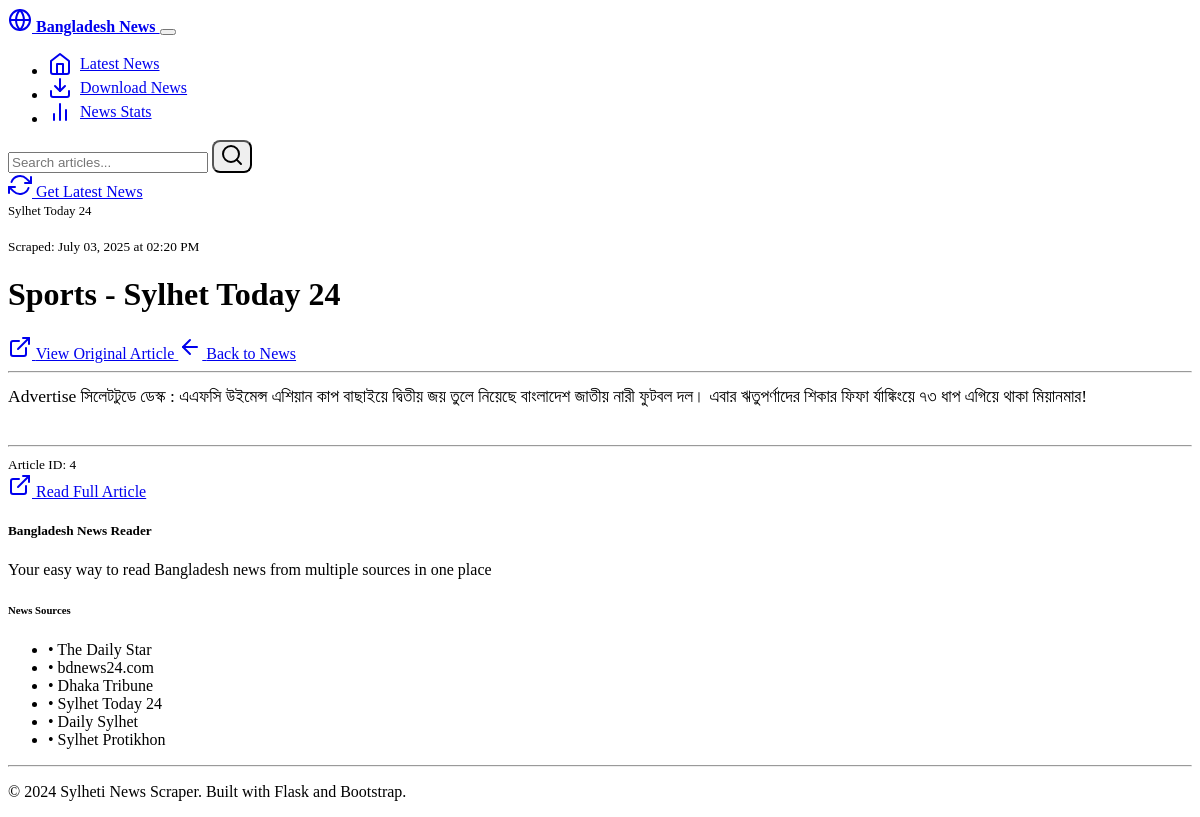
Page /article/4 on the earlier database version.
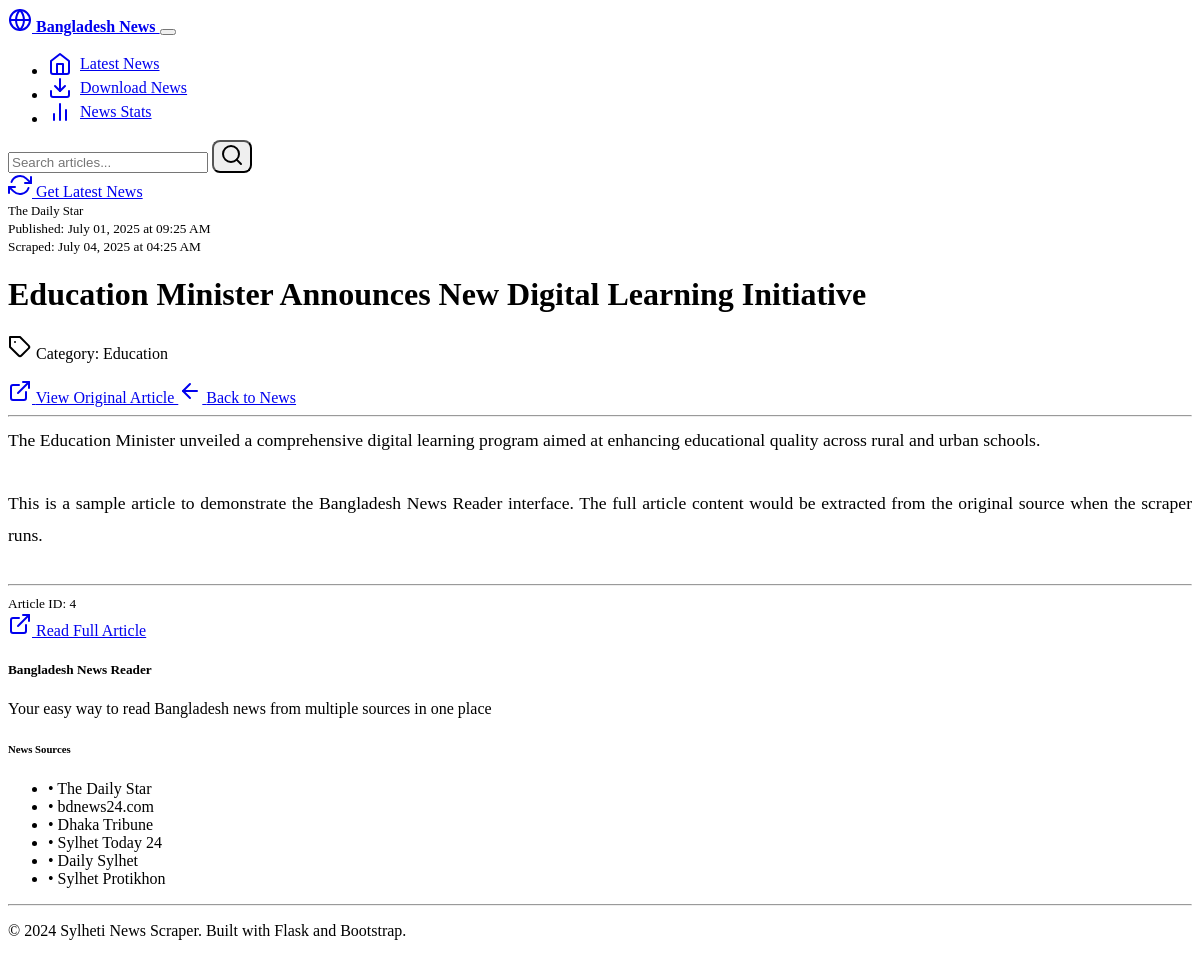
Same page on the later database version.
### models.py (models this page shows, shortened)
class Article(db.Model):
    id = db.Column(Integer, primary_key=True)
    title = db.Column(String(500), nullable=False)
    content = db.Column(Text, nullable=True)
    summary = db.Column(Text, nullable=True)
    url = db.Column(String(1000), nullable=False, unique=True)
    source = db.Column(String(100), nullable=False)
    published_date = db.Column(DateTime, nullable=True)
    scraped_date = db.Column(DateTime, default=datetime.utcnow)
    author = db.Column(String(200), nullable=True)
    category = db.Column(String(100), nullable=True)
    image_url = db.Column(String(1000), nullable=True)
    is_active = db.Column(Boolean, default=True)

### routes.py (the view)
@app.route('/article/<int:article_id>')
def article_detail(article_id):
    article = Article.query.get_or_404(article_id)
    return render_template('article.html', article=article)

### templates/article.html (shortened to what this page needs)
{% extends "base.html" %}
{% block content %}
<div class="row">
    <div class="col-lg-8 mx-auto">
        <div class="card">
            <div class="card-body">
                <div class="mb-4">
                    <div class="d-flex justify-content-between align-items-center mb-3">
                        <span class="badge bg-primary">{{ article.source }}</span>
                        <div class="text-muted">
                            <small>
                                {% if article.published_date %}
                                    Published: {{ article.published_date.strftime('%B %d, %Y at %I:%M %p') }}
                                {% endif %}
                                {% if article.scraped_date %}
                                    <br>Scraped: {{ article.scraped_date.strftime('%B %d, %Y at %I:%M %p') }}
                                {% endif %}
                            </small>
                        </div>
                    </div>
                    <h1 class="mb-3">{{ article.title }}</h1>
                    {% if article.category %}
                        <p class="text-muted mb-3">
                            <i data-feather="tag"></i>
                            Category: {{ article.category }}
                        </p>
                    {% endif %}
                    <div class="mb-3">
                        <a href="{{ article.url }}" target="_blank" class="btn btn-outline-primary">
                            <i data-feather="external-link"></i>
                            View Original Article
                        </a>
                        <a href="{{ url_for('index') }}" class="btn btn-outline-secondary">
                            <i data-feather="arrow-left"></i>
                            Back to News
                        </a>
                    </div>
                </div>
                <hr>
                <div class="article-content">
                    {% if article.content %}
                        <div class="content-text">
                            {{ article.content | replace('\n', '<br>') | safe }}
                        </div>
                    {% else %}
                        <div class="text-center text-muted py-4">
                            <i data-feather="file-text" class="mb-2" style="width: 48px; height: 48px;"></i>
                            <p>Article content not available. Please visit the original article.</p>
                        </div>
                    {% endif %}
                </div>
                <hr>
                <div class="d-flex justify-content-between align-items-center">
                    <div>
                        <small class="text-muted">
                            Article ID: {{ article.id }}
                        </small>
                    </div>
                    <div>
                        <a href="{{ article.url }}" target="_blank" class="btn btn-sm btn-primary">
                            <i data-feather="external-link"></i>
                            Read Full Article
                        </a>
                    </div>
                </div>
            </div>
        </div>
    </div>
</div>
{% endblock %}

Differences in the rows shown:
changed Article id 4: source "Sylhet Today 24" → "The Daily Star"; published_date (not shown) → "July 01, 2025 at 09:25 AM"; scraped_date "July 03, 2025 at 02:20 PM" → "July 04, 2025 at 04:25 AM"; title "Sports - Sylhet Today 24" → "Education Minister Announces New Digital Learning Initiative"; category (not shown) → "Education"; content "Advertise সিলেটটুডে ডেস্ক : এএফসি উইমেন্স এশিয়ান কাপ বাছাইয়ে দ্বিতীয় জয় তুলে নিয়েছে বাংলাদেশ জাতীয় নারী ফুটবল দল। এবার ঋতুপর্ণাদের শিকার ফিফা র্যাঙ্কিংয়ে ৭৩ ধাপ এগিয়ে থাকা মিয়ানমার!" → "The Education Minister unveiled a comprehensive digital learning program aimed at enhancing educational quality across rural and urban schools. This is a sample article to demonstrate the Bangladesh News Reader interface. The full article content would be extracted from the original source when the scraper runs."
Other differences:
text now shown: "Published: Category:"
